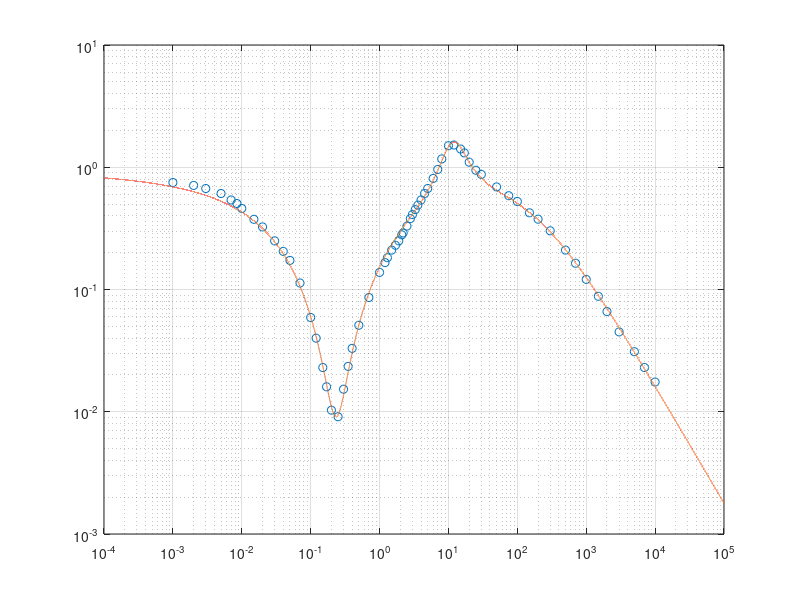

The MATLAB source for this figure:
clear;

data = importdata('e_Ar_elastic.dat');
% model = fit(data(:,1), data(:,2)*1e19, ...
%     fittype('(g+h*(log((x+1.e-7)/11)).^2)./(1+h*(log((x+1.e-7)/11)).^2).*(a+b*(log((x+1.e-7)/0.225)).^2)./(1+b*(log((x+1.e-7)/0.225)).^2)./(1+c*x.^d)'),...
%     'StartPoint', [0.01, 0.08, 0.01, 0.95, 3, 2])

% model = fit(log(data(:,1)+1.e-10), log(data(:,2)*1e19), ...
%     fittype('log((g+h*(x-log(x1)).^2)./(1+h*(x-log(x1)).^2).*(a+b*(x-log(x0)).^2)./(1+b*(x-log(x0)).^2)./(1+c*exp(d*x)))'),...
%     'StartPoint', [0.01, 0.08, 0.01, 0.95, 3, 2, 0.225, 11])
% 
% plot(model, log(data(:,1)), log(data(:,2)*1e19))

% set(gca, 'XScale', 'log')
% set(gca, 'YScale', 'log')

a0 = 0.1;
b0 = 0.1;
c = 0.009;
d = 0.95;
x0 = 0.225;
a1 = 2;
b1 = 2.5;
x1 = 11;

a0 =    0.008787;
b0 =     0.07243;
c  =    0.007048;
d  =      0.9737;
a1 =        3.27;
b1 =       3.679;
x0 =      0.2347;
x1 =       11.71;

f = @(x) (a1+b1*(log(x/x1)).^2)./(1+b1*(log(x/x1)).^2).*(a0+b0*(log(x/x0)).^2)./(1+b0*(log(x/x0)).^2)./(1+c*x.^d);
x = logspace(-4, 5, 100000);
plot(data(:,1), data(:,2)*1e19, 'o', x, f(x),'-')

% plot(model,data(:,1), data(:,2)*1e19)
% hold on
% plot(data(:,1), data(:,2)*1e19,'.')
% hold off
set(gca, 'XScale', 'log')
set(gca, 'YScale', 'log')

grid on